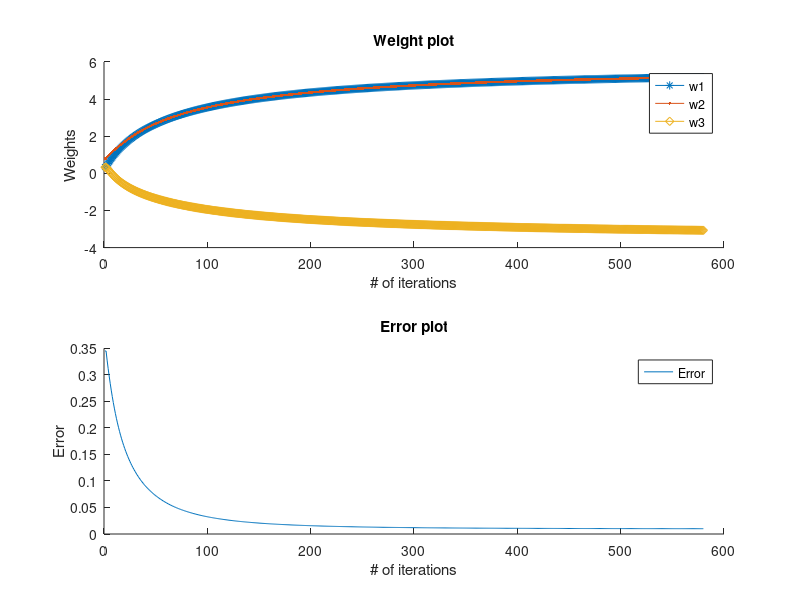

Source code (MATLAB):
W = [rand ;rand ;rand];
X = [.1 .1 1 ; .1 .9 1 ; .9 .1 1 ; .9 .9 1];
%D = [.1 ; .1 ; .1 ; .9];
D = [.1 ; .9 ; .9 ; .9];
E = [50 ; 50 ; 50 ; 50];

for i = 1:4
  a = X(i,1)*W(1) + X(i,2)*W(2) + X(i,3)*W(3);
  y = (1+exp(-a))^(-1);
  E(i) = (y - D(i))^2;
end

Sumerror = sum(E)

Wplot1 = [];
Wplot2 = [];
Wplot3 = [];
Eplot = [];
Eplot = [Eplot, Sumerror];
Wplot1 = [Wplot1,W(1)];
Wplot2 = [Wplot2,W(2)];
Wplot3 = [Wplot3,W(3)]; 
dw1 = [0;0;0;0]
dw2 = [0;0;0;0]
dw3 = [0;0;0;0]

while Sumerror>.01
  W(1) = W(1) + sum(dw1);
  W(2) = W(2) + sum(dw2);
  W(3) = W(3) + sum(dw3);
  for i = 1:4
    a = X(i,1)*W(1) + X(i,2)*W(2) + X(i,3)*W(3);
    y = (1+exp(-a))^(-1);
    E(i) = (y - D(i))^2;
    dw1(i) = 2.*(D(i)-y).*y.*(1-y).*X(i,1);
    dw2(i) = 2.*(D(i)-y).*y.*(1-y).*X(i,2);
    dw3(i) = 2.*(D(i)-y).*y.*(1-y).*X(i,3);
  end
  Sumerror = sum(E);
  Eplot = [ Eplot, Sumerror];
  Wplot1 = [Wplot1,W(1)];
  Wplot2 = [Wplot2,W(2)];
  Wplot3 = [Wplot3,W(3)]; 
end
Wstr = {"w1", "w2", "w3"};
Estr = {"Error"};
figure
subplot(2,1,1)
hold on;
plot(Wplot1,"*-",Wplot2,".-",Wplot3,"d-")
xlabel("# of iterations")
ylabel("Weights")
title('Weight plot')
legend(Wstr{:})
subplot(2,1,2)
hold on;
plot(Eplot)
xlabel("# of iterations")
ylabel("Error")
title('Error plot')
legend(Estr{:})